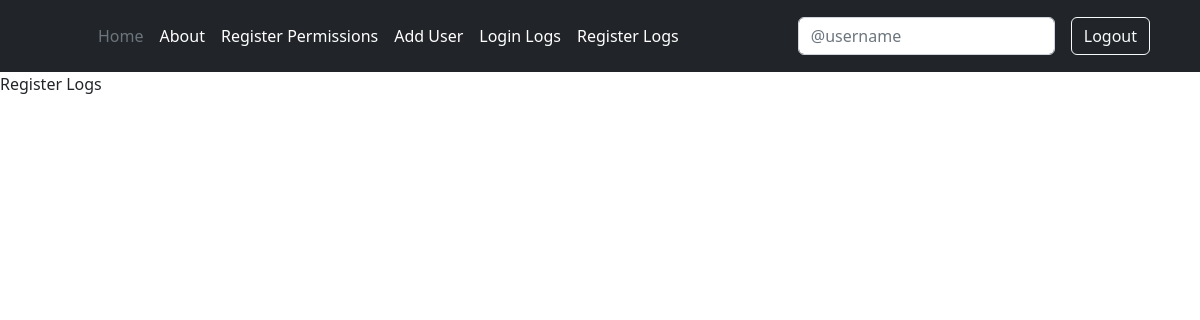
The page /root/registerlog (signed in) on the database as committed earlier.
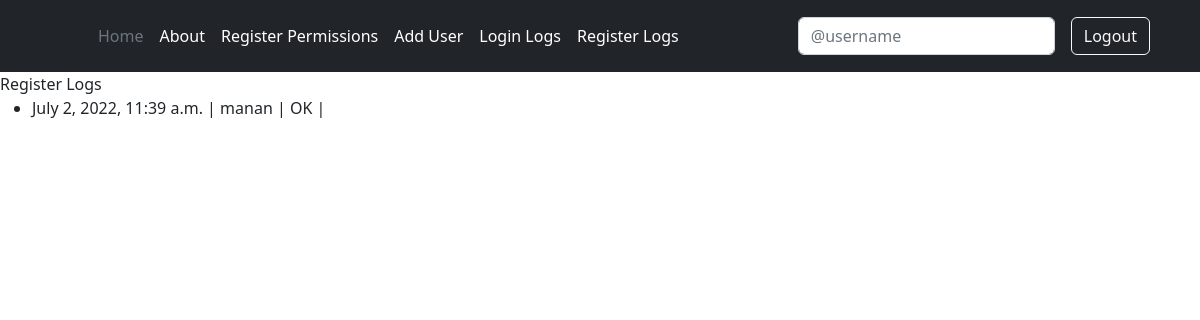
The same page on the database as committed later.
### reg_org/models.py (models this page shows, shortened)
class Organization(models.Model):
    org_name=models.CharField(max_length=100,unique=True)
    num_of_users=models.IntegerField(default=0)
    head_user=models.ForeignKey(User, on_delete=models.CASCADE,null=True)
    client_secret=models.UUIDField(default=uuid.uuid4,editable=False)

class RegisterHistory(models.Model):
    org=models.ForeignKey(Organization, on_delete=models.CASCADE,null=True)
    register_time=models.DateTimeField(auto_now_add=True,null=True)
    register_user=models.CharField(max_length=100)
    status=models.CharField(max_length=100)

### reg_org/views.py (the view)
# urls.py: path('registerlog',views.registerLogView,name='registerlog')
@login_required
def registerLogView(request):
    try:
        org=Organization.objects.get(head_user=request.user)
        logs=RegisterHistory.objects.filter(org=org)
        usernamesearch=request.GET.get('username')
        if usernamesearch is not None:
            user=User.objects.get(username=usernamesearch)
            if user is not None:
                return redirect(reverse('detail', kwargs={'pk': user.pk}))
        context_log=[]
        for l in logs:
            context_log.append({'org':l.org,'status':l.status,'time':l.register_time,'user':l.register_user})
        return render(request,'registerlog.html',{'logs':context_log})
    except ObjectDoesNotExist:
        return render(request,'error.html',{'error':'data not found'})

### reg_org/templates/registerlog.html
{% extends "base.html" %}
{% block body %}
Register Logs
<ul>
{% for l in logs %}
    <li>
        <span>{{l.time}}</span> |
        <span>{{l.user}} </span> |
        <span>{{l.status}}</span> |
    </li>
{% endfor %}
</ul>
{% endblock %}

Rows that differ between the two databases and show on the page:
now on this page (row edited): Organization: time "July 2, 2022, 11:39 a.m.", user "manan", status "OK"
